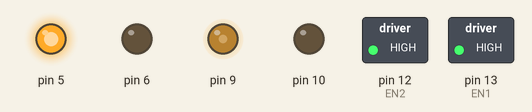
Recording of a sketch running on a simulated Arduino Uno, built with avr-gcc and run on an emulated ATmega328P. On the bench: switched loads named in the sketch (green lamp = pin HIGH), output pins drawn as LEDs (lit = HIGH).

Above: at 0.05 s.
At 3.95 s:
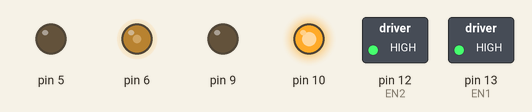
Timing chart, 0 to 4.6 s (numbered marks = the images above):
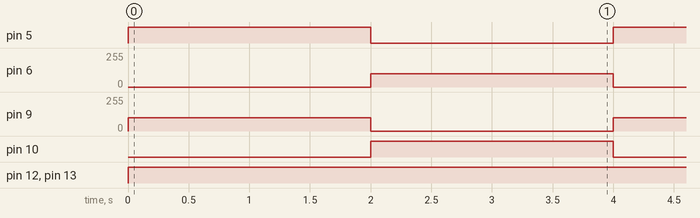

Measured:
- by itself, pin 5, pin 10: alternates HIGH for 2.0 s and LOW for 2.0 s
- by itself, pin 6, pin 9: alternates 100/255 for 2.0 s and 0/255 for 2.0 s
- by itself, pin 12 (EN2), pin 13 (EN1): LOW → HIGH at 0.00 s

The sketch:

DC_Motor.ino
```cpp
#define dw digitalWrite
#define aw analogWrite

int EN1 = 13;
int EN2 = 12;
void setup() {
  pinMode(EN1, OUTPUT);
  pinMode(EN2, OUTPUT);

  pinMode(5, OUTPUT);
  pinMode(6, OUTPUT);
  pinMode(9, OUTPUT);
  pinMode(10, OUTPUT);
}

void loop() {
  dw(EN1, HIGH);
  dw(EN2, HIGH);
  forward();
}

void off(int p1, int p2){
  dw(p1, LOW);
  dw(p2, LOW);
}

void on(int p1, int p2){
  aw(p1, HIGH);
  aw(p2, LOW);
}

void onSpeed(int p1, int p2, int spd){
  aw(p1, spd);
  aw(p2, 0);
}
///Analog Range 0-255

void forward(){
  onSpeed(9, 10, 100);
  onSpeed(5, 6, 255);
  delay(2000);
  onSpeed(10,9, 255);
  onSpeed(6, 5, 100);
  delay(2000);
}
```
